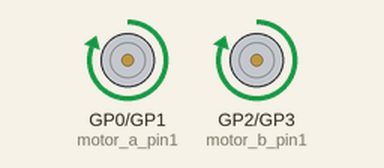
Bench run of a program on a simulated Raspberry Pi Pico running MicroPython. Parts: motor-driver pin pairs drawn as motors (green arrow = first pin HIGH = forward, orange = second pin HIGH = backward, longer = more drive). What the program prints to the serial console is not drawn. At 5.1 s the program stops and its outputs stay as they are.

Above: at 0.1 s.
At 3.1 s:
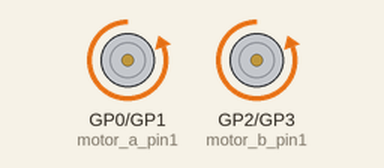
At 5.1 s:
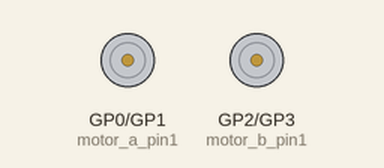
Timing chart, 0 to 6.6 s (numbered marks = the images above):
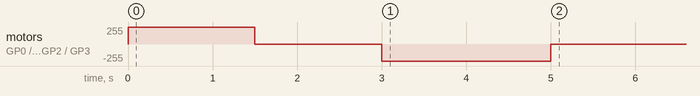

The program:

main_motor.py
```python
from machine import Pin, PWM
from utime import sleep
import utime

MAX_DUTY_CYCLE = 65535
MIN_DUTY_CYCLE = 0

frequency = 100000

motor_a_pin1 = PWM(Pin(0, mode=Pin.OUT))
motor_a_pin2 = PWM(Pin(1, mode=Pin.OUT))
motor_b_pin1 = PWM(Pin(2, mode=Pin.OUT))
motor_b_pin2 = PWM(Pin(3, mode=Pin.OUT))

motor_a_pin1.freq(frequency)
motor_a_pin2.freq(frequency)
motor_b_pin1.freq(frequency)
motor_b_pin2.freq(frequency)

current_speed = MAX_DUTY_CYCLE

def move_forward():
    motor_a_pin1.duty_u16(current_speed)
    motor_a_pin2.duty_u16(MIN_DUTY_CYCLE)
    motor_b_pin1.duty_u16(current_speed)
    motor_b_pin2.duty_u16(MIN_DUTY_CYCLE)

def move_backward():
    motor_a_pin1.duty_u16(MIN_DUTY_CYCLE)
    motor_a_pin2.duty_u16(current_speed)
    motor_b_pin1.duty_u16(MIN_DUTY_CYCLE)
    motor_b_pin2.duty_u16(current_speed)

# def turn_left():
#     left_motor_pin1.duty_u16(current_speed)
#     left_motor_pin2.duty_u16(MIN_DUTY_CYCLE)
#     # right_motor_pin1.duty_u16(MAX_DUTY_CYCLE)
#     # right_motor_pin2.duty_u16(MAX_DUTY_CYCLE)
#
# def turn_right():
#     left_motor_pin1.duty_u16(MAX_DUTY_CYCLE)
#     left_motor_pin2.duty_u16(MAX_DUTY_CYCLE)
#     # right_motor_pin1.duty_u16(current_speed)
#     # right_motor_pin2.duty_u16(MIN_DUTY_CYCLE)

def stop():
    motor_a_pin1.duty_u16(MIN_DUTY_CYCLE)
    motor_a_pin2.duty_u16(MIN_DUTY_CYCLE)
    motor_b_pin1.duty_u16(MIN_DUTY_CYCLE)
    motor_b_pin2.duty_u16(MIN_DUTY_CYCLE)

''' Map duty cycle values from 0-100 to duty cycle 40000-65535 '''
def __map_range(x, in_min, in_max, out_min, out_max):
  return (x - in_min) * (out_max - out_min) // (in_max - in_min) + out_min

''' new_speed is a value from 0% - 100% '''
def change_speed(new_speed):
    new_duty_cycle = __map_range(new_speed, 0, 100, 40000, 65535)
    current_speed = new_duty_cycle


def deinit():
    """deinit PWM Pins"""
    stop()
    utime.sleep(0.1)
    motor_a_pin1.deinit()
    motor_a_pin2.deinit()
    motor_b_pin1.deinit()
    motor_b_pin2.deinit()


try:
    print("hi")
    move_forward()
    sleep(1.5)
    stop()
    sleep(1.5)
    move_backward()
    sleep(2)
    deinit()
except KeyboardInterrupt:
    deinit()
```

Measured:
- by itself, motor on GP0 (motor_a_pin1) / GP1 (motor_a_pin2), motor on GP2 (motor_b_pin1) / GP3 (motor_b_pin2): stopped → forward 255/255 at 0.00 s, → stopped 1.5 s later, → backward 255/255 1.5 s later, → stopped 2.0 s later
